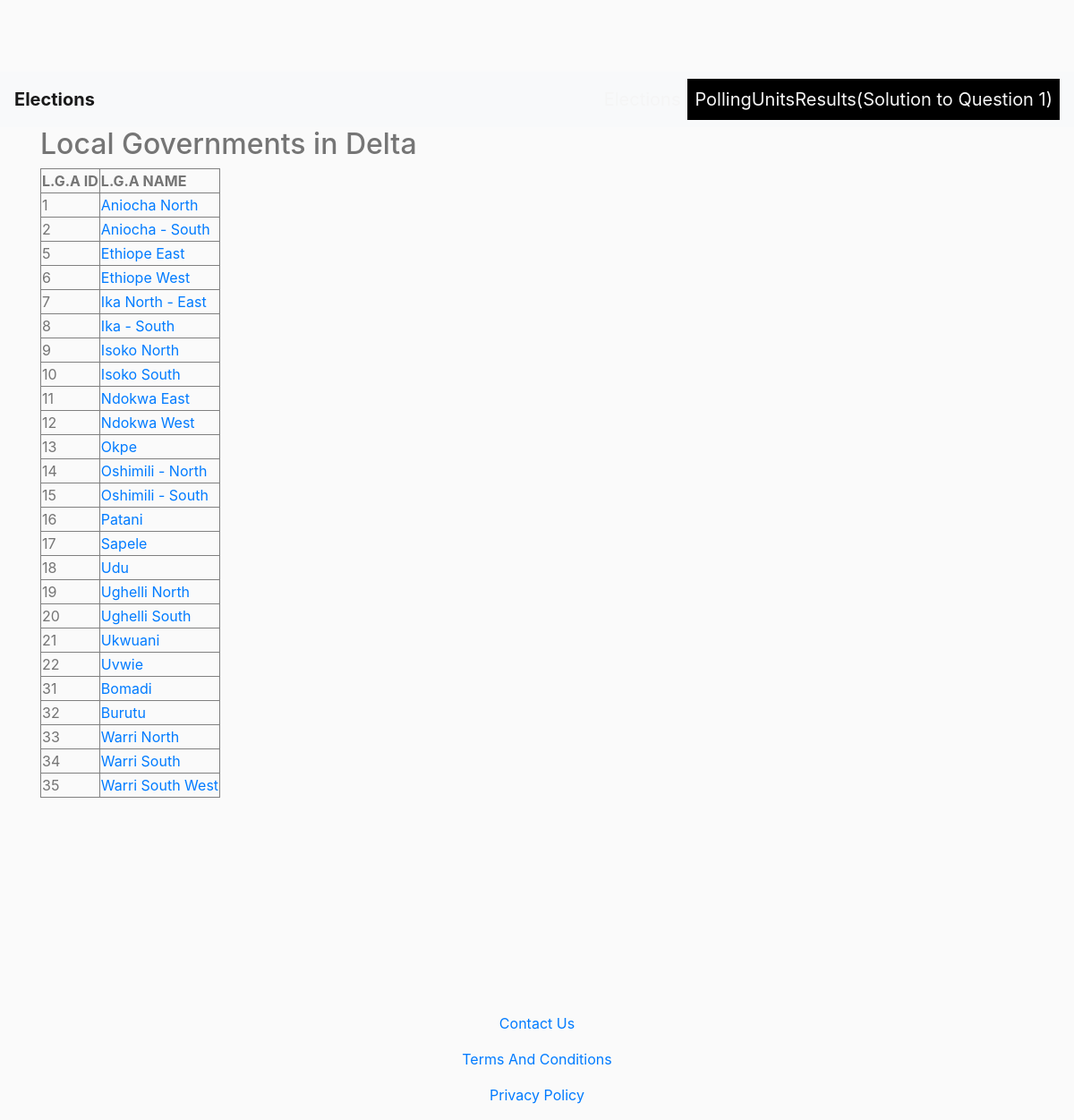
The app's page /lgas/ with its own data.
### elections/models.py (models this page shows)
class Lga(models.Model):
    uniqueid = models.IntegerField(primary_key=True)
    lga_id = models.IntegerField()
    lga_name = models.CharField(max_length=50)
    state_id = models.IntegerField()
    lga_description = models.TextField()
    entered_by_user = models.CharField(max_length=50)
    date_entered = models.CharField(max_length=100)
    user_ip_address = models.CharField(max_length=50)

### elections/views.py (the view)
# urls.py: path('lgas/', views.LgaListView.as_view(), name='elections_lgas'),
class LgaListView(ListView):
    model = Lga
    template_name = 'elections/lgas.html'
    context_object_name = 'lga_dict'
    def get_queryset(self):
        lgas = Lga.objects.all()
        lga_ids = [lga.lga_id for lga in lgas]
        lga_names = [lga.lga_name for lga in lgas]
        lga_dict = {}
        for i in range(len(lga_ids)):
            lga_dict[lga_ids[i]] = lga_names[i]
        return lga_dict

### elections/templates/elections/lgas.html
{% extends 'elections/base.html' %}
{% block content %}
    <h2>Local Governments in Delta</h2>
    <table border="1">
        <tr>
            <th>L.G.A ID</th>
            <th>L.G.A NAME</th>
        </tr>
        {% for key, value in lga_dict.items %}
            <tr>
                <td>{{ key }}</td>
                <td><a href="{% url 'ward_list' %}">{{ value }}</a></td>
            </tr>
        {% endfor %}
    </table>
{% endblock content %}

### elections/templates/elections/base.html (shortened to what this page needs)
{% load static %}
<!DOCTYPE html>
<html lang="en">
<head>
    <link rel="stylesheet" href="https://cdn.jsdelivr.net/npm/bootstrap@4.0.0/dist/css/bootstrap.min.css">
    <link rel="stylesheet" type="text/css" href="{% static 'elections/main.css' %}">
</head>
<body>
    <header class="site-header">
        <nav class="navbar navbar-expand-lg navbar-light bg-light">
            <a class="navbar-brand" href="{% url 'elections_home' %}" style="font-weight: 700;">Elections</a>
            <div class="collapse navbar-collapse" id="navbarNav">
                <ul class="navbar-nav ml-auto">
                    <li class="nav-item">
                        <a href="{% url 'elections_home' %}" class="nav-item nav-link">Elections</a>
                    </li>
                    <li class="nav-item">
                        <a href="{% url 'pu_results_form' %}" class="nav-item nav-link" style="background-color: black;">PollingUnitsResults(Solution to Question 1)</a>
                    </li>
                </ul>
            </div>
        </nav>
    </header>
    <main role="main" class="container">
        <div class="row">
            <div class="col-md-8">
                {% block content %} {% endblock content %}
            </div>
            <div class="col-md-4">
            </div>
        </div>
    </main>
    <footer role="footer" class="container" style="margin-top: 20%;">
        <div class="text-center">
            <p><a href="#">Contact Us</a></p>
            <p><a href="#">Terms And Conditions</a></p>
            <p><a href="#">Privacy Policy</a></p>
        </div>
    </footer>
</body>
</html>

### elections/static/elections/main.css (style rules this page uses)
body { background: #fafafa; color:#333333ab; margin-top:5rem; }
.site-header .navbar-nav .nav-link { color: whitesmoke; font-size: 20px; }
.nav-link { color: rgb(140, 0, 255); font-size: 20px; }

### records on screen
Lga: lga_dict "Aniocha North"
Lga: lga_dict "Aniocha - South"
Lga: lga_dict "Ethiope East"
Lga: lga_dict "Ethiope West"
Lga: lga_dict "Ika North - East"
Lga: lga_dict "Ika - South"
Lga: lga_dict "Isoko North"
Lga: lga_dict "Isoko South"
Lga: lga_dict "Ndokwa East"
Lga: lga_dict "Ndokwa West"
Lga: lga_dict "Okpe"
Lga: lga_dict "Oshimili - North"
Lga: lga_dict "Oshimili - South"
Lga: lga_dict "Patani"
Lga: lga_dict "Sapele"
Lga: lga_dict "Udu"
Lga: lga_dict "Ughelli North"
Lga: lga_dict "Ughelli South"
Lga: lga_dict "Ukwuani"
Lga: lga_dict "Uvwie"
Lga: lga_dict "Bomadi"
Lga: lga_dict "Burutu"
Lga: lga_dict "Warri North"
Lga: lga_dict "Warri South"
Lga: lga_dict "Warri South West"

### other values on screen
{{ key }} "1" "2" "5" "6" "7" "8" "9" "10" "11" "12" "13" "14" "15" "16" "17" "18" "19" "20" "21" "22" "31" "32" "33" "34" "35"
